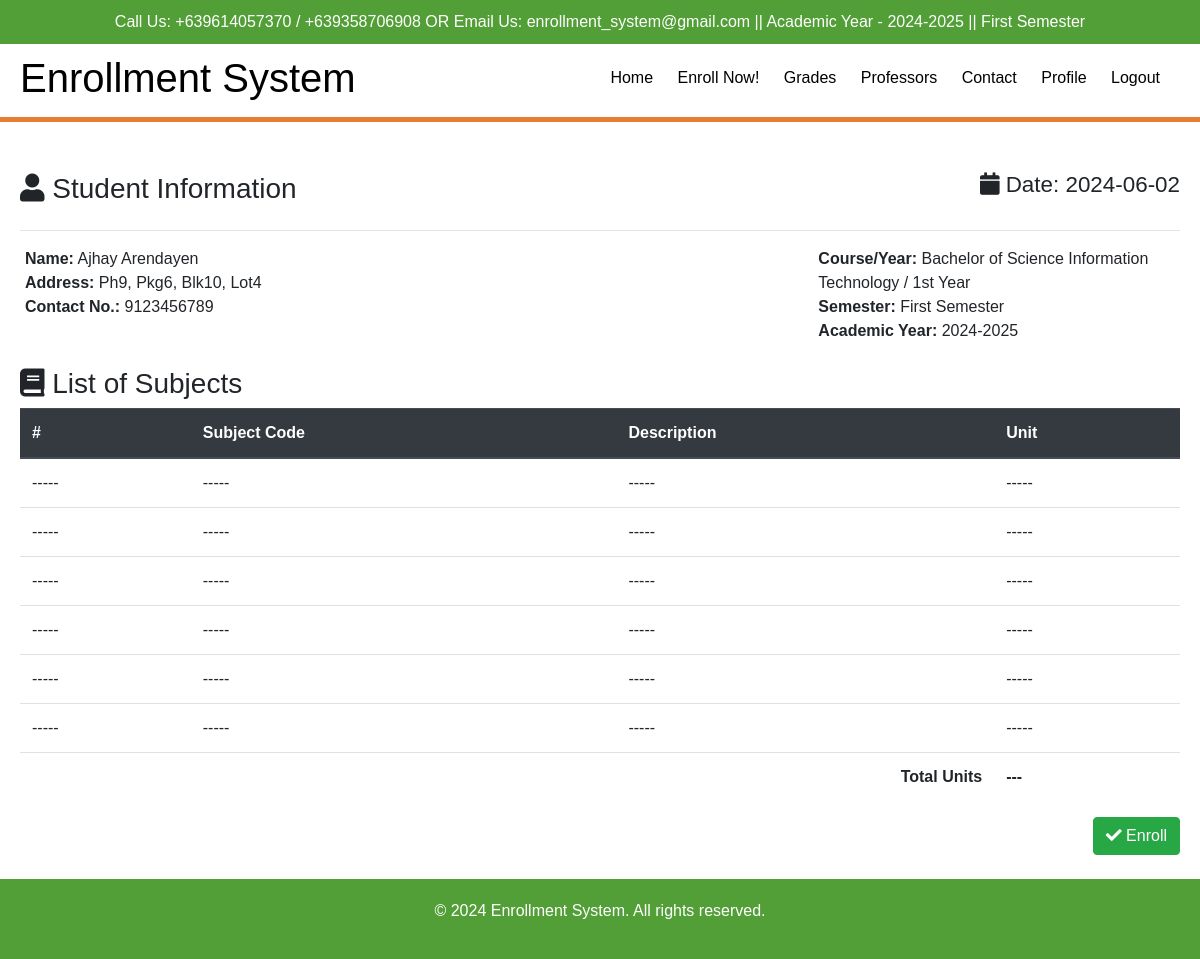
The app's page /student/enrollnow.php (signed in), older data.
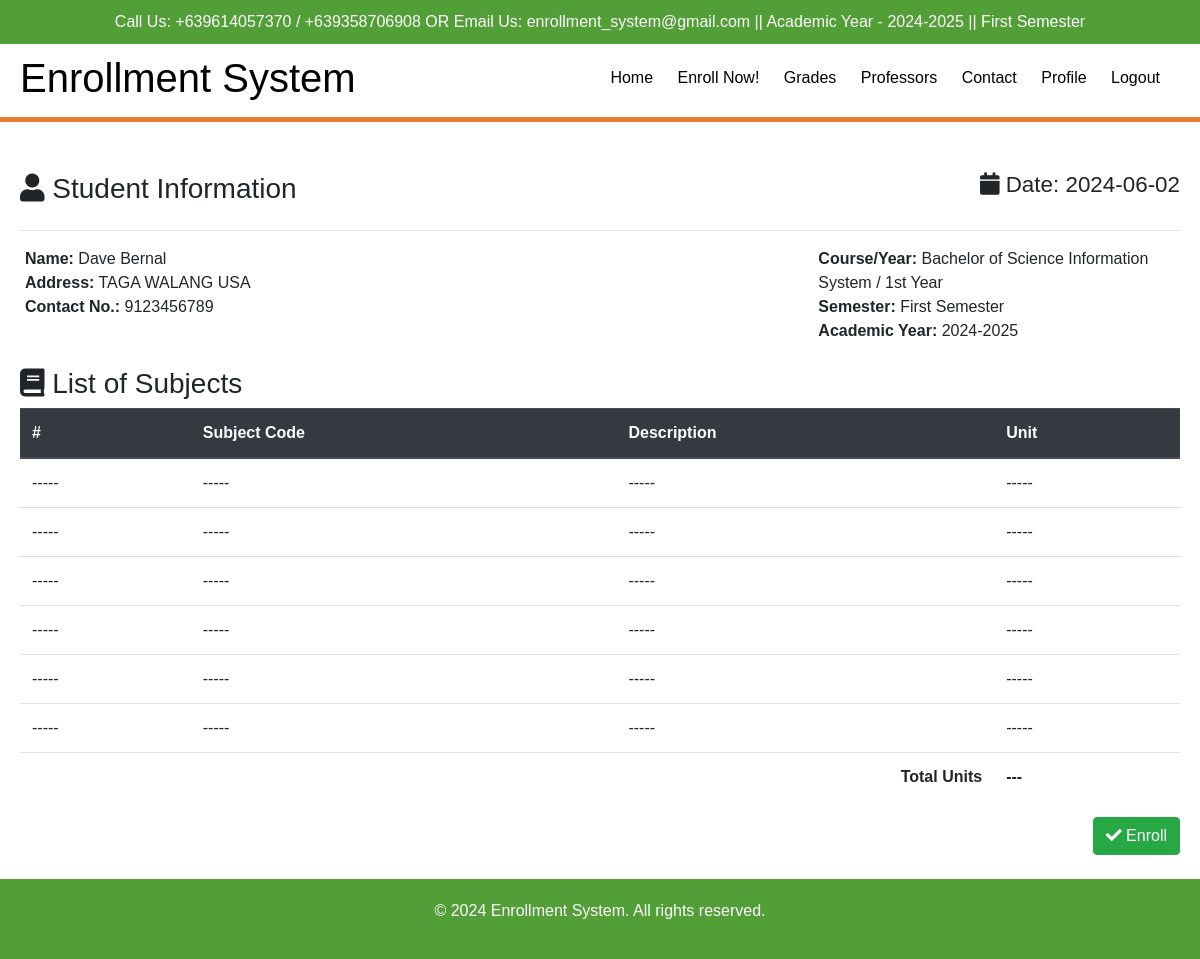
The same page, newer data.
### tables this page shows
CREATE TABLE `students` (
  `id` int(11) NOT NULL,
  `student_id` int(11) NOT NULL,
  `program_id` int(11) NOT NULL,
  `year_id` int(11) NOT NULL,
  `firstname` varchar(255) NOT NULL,
  `middlename` varchar(255) NOT NULL,
  `lastname` varchar(255) NOT NULL,
  `birthdate` date NOT NULL,
  `gender` varchar(255) NOT NULL,
  `address` text NOT NULL,
  `birthplace` varchar(255) NOT NULL,
  `contact` bigint(20) NOT NULL,
  `documents` text NOT NULL,
  `status` varchar(255) NOT NULL,
  `registration_date` varchar(255) NOT NULL
);

CREATE TABLE `courses` (
  `id` int(11) NOT NULL,
  `program` varchar(255) NOT NULL
);

CREATE TABLE `year_level` (
  `id` int(11) NOT NULL,
  `year_level` varchar(255) NOT NULL
);

### student/enrollnow.php (the view, shortened to what this page needs)
<?php include "include/header.php" ?>
    <br>
    <div class="content-wrapper container mt-3">
        <section class="invoice">
            <div class="row">
                <div class="col-12">
                    <h3 class="page-header">
                        <i class="fa fa-user"></i> Student Information
                        <small class="float-right small-date"><i class="fa fa-calendar"></i> Date: <?php echo date('Y-m-d'); ?></small>
                    </h3>
                </div>
            </div>
            <hr>
            <div class="row invoice-info">
                <?php
                $sql = "CALL SelectAllStudents()";
                $result = $conn->query($sql)->fetch_assoc();
                ?>
                <div class="col-sm-8 invoice-col">
                        <b>Name:</b> <?php echo $result['firstname']; ?> <?php echo $result['lastname']; ?><br>
                        <b>Address:</b> <?php echo $result['address']; ?><br>
                        <b>Contact No.:</b> <?php echo $result['contact']; ?><br>
                </div>
                <div class="col-sm-4 invoice-col">
                    <b>Course/Year:</b> <?php echo $result['program']; ?> / <?php echo $result['year_level']; ?><br>
                    <b>Semester:</b> First Semester<br>
                    <b>Academic Year:</b> 2024-2025
                </div>
            </div>
            <br>
            <div class="row">
                <div class="col-12">
                    <h3 class="page-header">
                        <i class="fa fa-book"></i> List of Subjects
                    </h3>
                </div>
            </div>
            <div class="row">
                <div class="col-12 table-responsive">
                    <table class="table">
                        <thead class="thead-dark">
                            <tr>
                                <th>#</th>
                                <th>Subject Code</th>
                                <th>Description</th>
                                <th>Unit</th>
                            </tr>
                        </thead>
                        <tbody>
                            <tr>
                                <td>-----</td>
                                <td>-----</td>
                                <td>-----</td>
                                <td>-----</td>
                            </tr>
                            <tr>
                                <td>-----</td>
                                <td>-----</td>
                                <td>-----</td>
                                <td>-----</td>
                            </tr>
                            <tr>
                                <td>-----</td>
                                <td>-----</td>
                                <td>-----</td>
                                <td>-----</td>
                            </tr>
                            <tr>
                                <td>-----</td>
                                <td>-----</td>
                                <td>-----</td>
                                <td>-----</td>
                            </tr>
                            <tr>
                                <td>-----</td>
                                <td>-----</td>
                                <td>-----</td>
                                <td>-----</td>
                            </tr>
                            <tr>
                                <td>-----</td>
                                <td>-----</td>
                                <td>-----</td>
                                <td>-----</td>
                            </tr>
                            <tr>
                                <td colspan="3" align="right"><b>Total Units</b></td>
                                <td><b>---</b></td>
                            </tr>
                        </tbody>
                    </table>
                </div>
            </div>
            <div class="row no-print">
                <div class="col-12">
                    <a href="#" class="btn btn-success float-right"><i class="fa fa-check"></i> Enroll</a>
                </div>
            </div>
        </section>
    </div>
    <br>
    <footer>
        <div class="container">
            <p>&copy; 2024 Enrollment System. All rights reserved.</p>
        </div>
    </footer>
</body>
</html>

Row changes from the older to the newer data that the page shows:
no longer on this page (row unchanged): students: firstname "Ajhay", lastname "Arendayen", address "Ph9, Pkg6, Blk10, Lot4", contact "9123456789", courses.program "Bachelor of Science Information Technology", year_level.year_level "1st Year"
added students: firstname "Dave", lastname "Bernal", address "TAGA WALANG USA", contact "9123456789"
now on this page (row unchanged): courses: program "Bachelor of Science Information System"
now on this page (row unchanged): year_level: year_level "1st Year"
